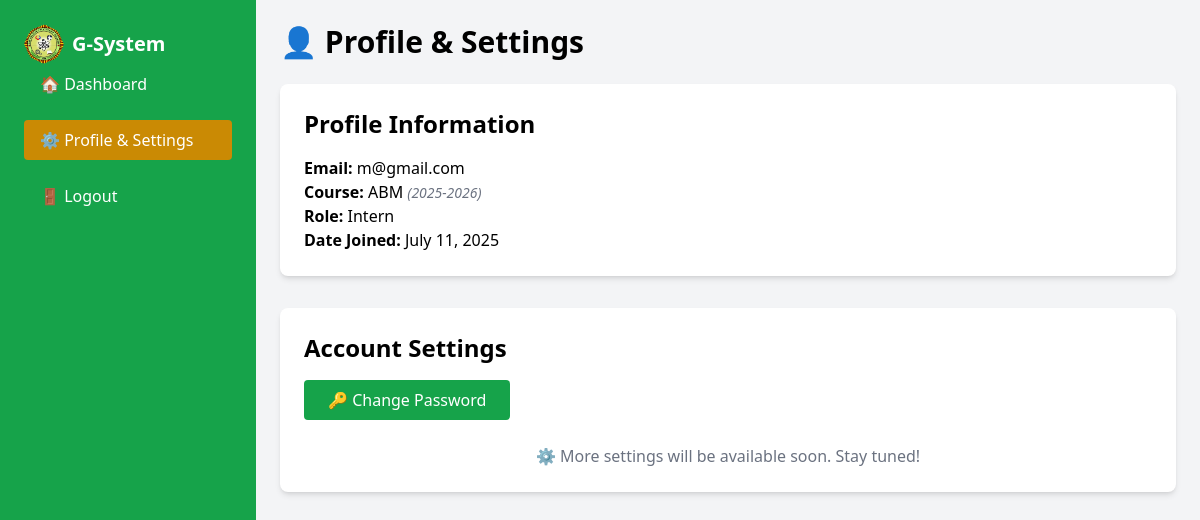
The page /intern/profile-settings/ (signed in) on the database its author committed.
### attendance/models.py (models this page shows, shortened)
class CustomUser(AbstractUser):
    ROLE_CHOICES = (
        ('supervisor', 'Supervisor'),
        ('intern', 'Intern'),
    )
    username = None  # <--- THIS REMOVES THE USERNAME FIELD
    email = models.EmailField(_('email address'), unique=True)
    role = models.CharField(max_length=20, choices=ROLE_CHOICES)
    student_id = models.CharField(max_length=20, unique=True, null=True, blank=True)  # Student ID field
    must_change_password = models.BooleanField(default=True)
    USERNAME_FIELD = 'email'
    REQUIRED_FIELDS = []
    objects = CustomUserManager()

class CourseStudent(models.Model):
    course = models.ForeignKey(Course, on_delete=models.CASCADE, related_name='students')
    student = models.ForeignKey(CustomUser, on_delete=models.CASCADE, limit_choices_to={'role': 'intern'})
    date_added = models.DateField(auto_now_add=True)

class Course(models.Model):
    name = models.CharField(max_length=100)
    academic_year = models.ForeignKey(AcademicYear, on_delete=models.CASCADE, related_name='courses')
    semester = models.ForeignKey(Semester, on_delete=models.CASCADE, related_name='courses')
    course_code = models.CharField(max_length=20, blank=True, null=True)
    supervisor = models.ForeignKey('CustomUser', on_delete=models.CASCADE, related_name='courses')
    default_subjects = models.ManyToManyField(Subject, blank=True, related_name='courses')
    created_at = models.DateTimeField(auto_now_add=True)
    updated_at = models.DateTimeField(auto_now=True)
    class Meta:
        unique_together = ('name', 'academic_year', 'semester', 'supervisor')
        ordering = ['-created_at']

class AcademicYear(models.Model):
    name = models.CharField(max_length=20, unique=True)  # e.g., "2024-2025"
    is_active = models.BooleanField(default=True)
    created_at = models.DateTimeField(auto_now_add=True)
    updated_at = models.DateTimeField(auto_now=True)
    def __str__(self):
        return self.name
    class Meta:
        ordering = ['-name']

### attendance/views.py (the view)
# urls.py: path('intern/profile-settings/', views.intern_profile_settings, name='intern_profile_settings'),
@login_required
def intern_profile_settings(request):
    course_student = CourseStudent.objects.filter(student=request.user).first()
    return render(request, 'Intern/intern-profile-settings.html', {
        'course_student': course_student,
    })

### attendance/templates/Intern/intern-profile-settings.html (shortened to what this page needs)
{% load static %}
<!DOCTYPE html>
<html lang="en">
<head>
  <script src="https://cdn.tailwindcss.com"></script>
</head>
<body class="bg-gray-100">
<div class="flex h-screen overflow-hidden">
  <aside id="sidebar" class="fixed top-0 left-0 w-64 h-full bg-green-600 text-white p-6 overflow-y-auto z-40 transform -translate-x-full lg:translate-x-0 transition-transform duration-300 ease-in-out">
  <div class="flex items-center gap-2">
    <img src="{% static 'assets/fepclogo.png' %}" alt="Logo" class="w-10 h-10 rounded-full">
    <h1 class="text-xl font-bold">G-System</h1>
  </div>
    <ul class="space-y-4">
      <li>
        <a href="{% url 'intern_dashboard' %}" class="block py-2 px-4 rounded hover:bg-yellow-600">🏠 Dashboard</a>
      </li>
      <li>
        <a href="{% url 'intern_profile_settings' %}" class="block py-2 px-4 rounded bg-yellow-600">⚙️ Profile & Settings</a>
      </li>
      <li>
        <button onclick="openLogoutModal()" class="w-full text-left py-2 px-4 rounded hover:bg-red-600">🚪 Logout</button>
      </li>
    </ul>
  </aside>
  <div class="flex-1 flex flex-col transition-all duration-300 lg:ml-64">
    <main class="p-6 overflow-y-auto flex-1">
      <h1 class="text-3xl font-bold mb-6">👤 Profile & Settings</h1>
      <div class="bg-white p-6 rounded-lg shadow-md mb-8">
        <h2 class="text-2xl font-semibold mb-4">Profile Information</h2>
        <p><strong>Email:</strong> {{ user.email }}</p>
        {% if course_student %}
          <p><strong>Course:</strong> {{ course_student.course.name }} <i class="text-gray-500 text-sm">({{ course_student.course.academic_year }})</i></p>
        {% else %}
          <p><strong>Course:</strong> Not enrolled in any course</p>
        {% endif %}
        <p><strong>Role:</strong> {{ user.role|capfirst }}</p>
        <p><strong>Date Joined:</strong> {{ user.date_joined|date:"F j, Y" }}</p>
      </div>
      <div class="bg-white p-6 rounded-lg shadow-md mb-8">
        <h2 class="text-2xl font-semibold mb-4">Account Settings</h2>
        <div class="mb-6">
          <button onclick="openChangePasswordModal()" class="bg-green-600 text-white px-6 py-2 rounded hover:bg-yellow-500 w-full sm:w-auto">
            🔑 Change Password
          </button>
        </div>
        <div class="mt-6 text-gray-500 text-center">
          ⚙️ More settings will be available soon. Stay tuned!
        </div>
      </div>
    </main>
  </div>
</div>
</body>
</html>

### rows shown on the page
CustomUser: email "m@gmail.com", role "Intern", date_joined "July 11, 2025"
CourseStudent: course.name "ABM", course.academic_year "2025-2026"
